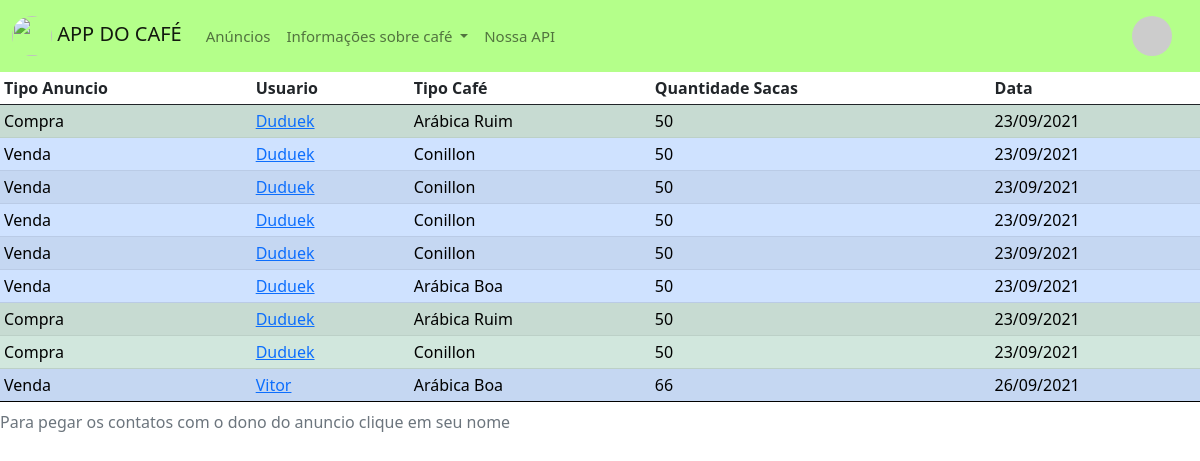
Page /announces (signed in) on the committed database.
### app/models/post.py (models this page shows, shortened)
class Post(db.Model):
    __tablename__ = "posts"
    post_id = db.Column(db.Integer, primary_key=True)
    post_user = db.Column(db.Integer, db.ForeignKey('users.user_id'))
    post_username = db.Column(db.String)
    post_date = db.Column(db.DateTime, nullable=False, default=datetime.utcnow)
    post_qtd_sacas = db.Column(db.Integer)
    post_active = db.Column(db.Integer)
    post_type = db.Column(db.Integer)
    post_coffe_type = db.Column(db.Integer)
    owner = db.relationship("User", foreign_keys=post_user)
    def __repr__(self):
        return "<Post %r>" % self.post_user

### app/controllers/announce_controller.py (the view)
@app.route("/announces")
def announces():
    print(Post.query.all())
    return render_template("announces.html", all_lines=Post.query.all())

### app/controllers/login_controller.py (called while the page is built)
@login_manager.user_loader
def load_user(id_u):
    return User.query.get(int(id_u))

### app/models/user.py (called while the page is built)
    def avatar(self, size):
        digest = md5(self.email.lower().encode('utf-8')).hexdigest()
        return 'https://www.gravatar.com/avatar/{}?d=identicon&s={}'.format(
            digest, size)

    @property
    def is_authenticated(self):
        return True

### app/templates/announces.html (shortened to what this page needs)
{% extends 'base.html' %}
{% block content %}
<table class="table table-striped table-sm table-hover">
    <thead>
    <tr>
        <th scope="col" text-align="center">Tipo Anuncio</th>
        <th scope="col">Usuario</th>
        <th scope="col">Tipo Café</th>
        <th scope="col">Quantidade Sacas</th>
        <th scope="col">Data</th>
    </tr>
    </thead>
    <tbody>
    {% for l in all_lines %}
    {% if l.post_active == 1 or (profile == True and l.post_active == 0) %}
        {% if l.post_type == 1 and l.post_active == 1 %}
    <tr class="table-success">
        {% elif l.post_active == 0 %}
    <tr class="table-danger">
        {% else %}
    <tr class="table-primary">
        {% endif %}
        {% if l.post_type == 1 %}
        <td text-align="center">Compra</td>
        {% else %}
        <td text-align="center">Venda</td>
        {% endif %}
        <td><a href="/user/{{l.post_username}}">{{l.post_username}}</a></td>
        {% if l.post_coffe_type == 1%}
        <td>Arábica Ruim</td>
        {% elif l.post_coffe_type == 2%}
        <td>Arábica Boa</td>
        {% else %}
        <td>Conillon</td>
        {% endif %}
        <td>{{l.post_qtd_sacas}}</td>
        <td>{{l.post_date.strftime("%d/%m/%Y")}}</td>
    </tr>
    {%endif%}
    {% endfor %}
    <caption>
        Para pegar os contatos com o dono do anuncio clique em seu nome
    </caption>
</table>
{% endblock %}

### app/templates/base.html (shortened to what this page needs)
<!doctype html>
<html lang="pt-br">
<head>
  <link href="https://cdn.jsdelivr.net/npm/bootstrap@5.1.0/dist/css/bootstrap.min.css" rel="stylesheet">
</head>
<body>
<nav class="navbar navbar-expand-lg navbar-light" style="background-color: #B4FF8A; font-size: 15px !important;">
  <div class="container-fluid">
    <a class="navbar-brand nav-item" href="/">
      <img src="https://images.vexels.com/media/users/3/185520/isolated/preview/aae89bde5310bbc00a8f077465bfb22f-grao-de-cafe-marrom.png" width="40" height="40" class="rounded-circle">
      <t>APP DO CAFÉ</t>
    </a>
    <div class="collapse navbar-collapse" id="navbarSupportedContent">
      <ul class="navbar-nav me-auto mb-2 mb-lg-0">
        <li class="nav-item">
          <a class="nav-link" href="/announces">Anúncios</a>
        </li>
        <li class="nav-item dropdown">
          <a class="nav-link dropdown-toggle" href="#" id="navbarDropdown" role="button" data-bs-toggle="dropdown" aria-expanded="false">
            Informações sobre café
          </a>
        </li>
        <li class="nav-item">
          <a class="nav-link" href="/sobreAPI">Nossa API</a>
        </li>
      </ul>
        {% if current_user.is_authenticated %}
        <ul class="nav mb-lg-0 justify-content-xxl-start">
        <li class="nav-item dropdown">
          <a class="nav-link" href="#" id="navbarDropdown" role="button" data-bs-toggle="dropdown" aria-expanded="false">
            <img src="{{ current_user.avatar(128) }}" width="40" height="40" class="rounded-circle">
          </a>
        </li>
        </ul>
        {% endif %}
    </div>
  </div>
</nav>
{% block content %}
{% endblock %}
</body>
</html>

### app/templates/base.html (style rules this page uses)
html, body { height: 100%; margin: 0; }

### rows in the picture
Post: post_type "Compra", post_username "Duduek", post_coffe_type "Arábica Ruim", post_qtd_sacas "50", post_date "23/09/2021"
Post: post_type "Venda", post_username "Duduek", post_coffe_type "Conillon", post_qtd_sacas "50", post_date "23/09/2021"
Post: post_type "Venda", post_username "Duduek", post_coffe_type "Conillon", post_qtd_sacas "50", post_date "23/09/2021"
Post: post_type "Venda", post_username "Duduek", post_coffe_type "Conillon", post_qtd_sacas "50", post_date "23/09/2021"
Post: post_type "Venda", post_username "Duduek", post_coffe_type "Conillon", post_qtd_sacas "50", post_date "23/09/2021"
Post: post_type "Venda", post_username "Duduek", post_coffe_type "Arábica Boa", post_qtd_sacas "50", post_date "23/09/2021"
Post: post_type "Compra", post_username "Duduek", post_coffe_type "Arábica Ruim", post_qtd_sacas "50", post_date "23/09/2021"
Post: post_type "Compra", post_username "Duduek", post_coffe_type "Conillon", post_qtd_sacas "50", post_date "23/09/2021"
Post: post_type "Venda", post_username "Vitor", post_coffe_type "Arábica Boa", post_qtd_sacas "66", post_date "26/09/2021"
